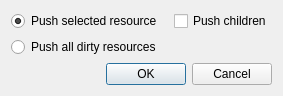
<?xml version="1.0" encoding="UTF-8"?>
<ui version="4.0">
 <class>PushDialog</class>
 <widget class="QDialog" name="PushDialog">
  <property name="geometry">
   <rect>
    <x>0</x>
    <y>0</y>
    <width>254</width>
    <height>95</height>
   </rect>
  </property>
  <property name="windowTitle">
   <string>Dialog</string>
  </property>
  <property name="modal">
   <bool>true</bool>
  </property>
  <layout class="QGridLayout" name="gridLayout">
   <item row="0" column="0">
    <widget class="QRadioButton" name="selectedRadioButton">
     <property name="text">
      <string>Push selected resource</string>
     </property>
     <property name="checked">
      <bool>true</bool>
     </property>
    </widget>
   </item>
   <item row="1" column="0">
    <widget class="QRadioButton" name="pushAllRadioButton">
     <property name="text">
      <string>Push all dirty resources</string>
     </property>
    </widget>
   </item>
   <item row="2" column="0" colspan="3">
    <widget class="QDialogButtonBox" name="buttonBox">
     <property name="orientation">
      <enum>Qt::Horizontal</enum>
     </property>
     <property name="standardButtons">
      <set>QDialogButtonBox::Cancel|QDialogButtonBox::Ok</set>
     </property>
    </widget>
   </item>
   <item row="0" column="2">
    <widget class="QCheckBox" name="recursiveCheckbox">
     <property name="enabled">
      <bool>true</bool>
     </property>
     <property name="text">
      <string>Push children</string>
     </property>
    </widget>
   </item>
   <item row="0" column="1">
    <spacer name="horizontalSpacer">
     <property name="orientation">
      <enum>Qt::Horizontal</enum>
     </property>
     <property name="sizeHint" stdset="0">
      <size>
       <width>40</width>
       <height>20</height>
      </size>
     </property>
    </spacer>
   </item>
  </layout>
 </widget>
 <resources/>
 <connections>
  <connection>
   <sender>buttonBox</sender>
   <signal>accepted()</signal>
   <receiver>PushDialog</receiver>
   <slot>accept()</slot>
   <hints>
    <hint type="sourcelabel">
     <x>248</x>
     <y>254</y>
    </hint>
    <hint type="destinationlabel">
     <x>157</x>
     <y>274</y>
    </hint>
   </hints>
  </connection>
  <connection>
   <sender>buttonBox</sender>
   <signal>rejected()</signal>
   <receiver>PushDialog</receiver>
   <slot>reject()</slot>
   <hints>
    <hint type="sourcelabel">
     <x>316</x>
     <y>260</y>
    </hint>
    <hint type="destinationlabel">
     <x>286</x>
     <y>274</y>
    </hint>
   </hints>
  </connection>
 </connections>
</ui>
